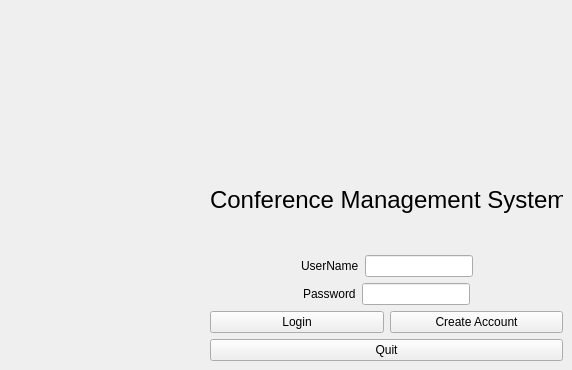
      <widget class="QWidget" name="loginTab">
       <attribute name="title">
        <string>Login</string>
       </attribute>
       <widget class="QWidget" name="verticalLayoutWidget_2">
        <property name="geometry">
         <rect>
          <x>210</x>
          <y>150</y>
          <width>353</width>
          <height>211</height>
         </rect>
        </property>
        <layout class="QVBoxLayout" name="verticalLayout_2">
         <item>
          <widget class="QLabel" name="label_7">
           <property name="font">
            <font>
             <pointsize>18</pointsize>
            </font>
           </property>
           <property name="text">
            <string>Conference Management System</string>
           </property>
          </widget>
         </item>
         <item>
          <layout class="QHBoxLayout" name="horizontalLayout_7">
           <item>
            <spacer name="horizontalSpacer_4">
             <property name="orientation">
              <enum>Qt::Horizontal</enum>
             </property>
             <property name="sizeHint" stdset="0">
              <size>
               <width>40</width>
               <height>20</height>
              </size>
             </property>
            </spacer>
           </item>
           <item>
            <widget class="QLabel" name="label_9">
             <property name="text">
              <string>UserName</string>
             </property>
            </widget>
           </item>
           <item>
            <widget class="QLineEdit" name="usernameLogin"/>
           </item>
           <item>
            <spacer name="horizontalSpacer_5">
             <property name="orientation">
              <enum>Qt::Horizontal</enum>
             </property>
             <property name="sizeHint" stdset="0">
              <size>
               <width>40</width>
               <height>20</height>
              </size>
             </property>
            </spacer>
           </item>
          </layout>
         </item>
         <item>
          <layout class="QHBoxLayout" name="horizontalLayout">
           <item>
            <spacer name="horizontalSpacer_2">
             <property name="orientation">
              <enum>Qt::Horizontal</enum>
             </property>
             <property name="sizeHint" stdset="0">
              <size>
               <width>40</width>
               <height>20</height>
              </size>
             </property>
            </spacer>
           </item>
           <item>
            <widget class="QLabel" name="label_8">
             <property name="text">
              <string>Password</string>
             </property>
            </widget>
           </item>
           <item>
            <widget class="QLineEdit" name="passwordLogin"/>
           </item>
           <item>
            <spacer name="horizontalSpacer_3">
             <property name="orientation">
              <enum>Qt::Horizontal</enum>
             </property>
             <property name="sizeHint" stdset="0">
              <size>
               <width>40</width>
               <height>20</height>
              </size>
             </property>
            </spacer>
           </item>
          </layout>
         </item>
         <item>
          <layout class="QHBoxLayout" name="horizontalLayout_10">
           <item>
            <widget class="QPushButton" name="login">
             <property name="text">
              <string>Login</string>
             </property>
            </widget>
           </item>
           <item>
            <widget class="QPushButton" name="createAccount">
             <property name="text">
              <string>Create Account</string>
             </property>
            </widget>
           </item>
          </layout>
         </item>
         <item>
          <widget class="QPushButton" name="quit">
           <property name="text">
            <string>Quit</string>
           </property>
          </widget>
         </item>
        </layout>
       </widget>
      </widget>
